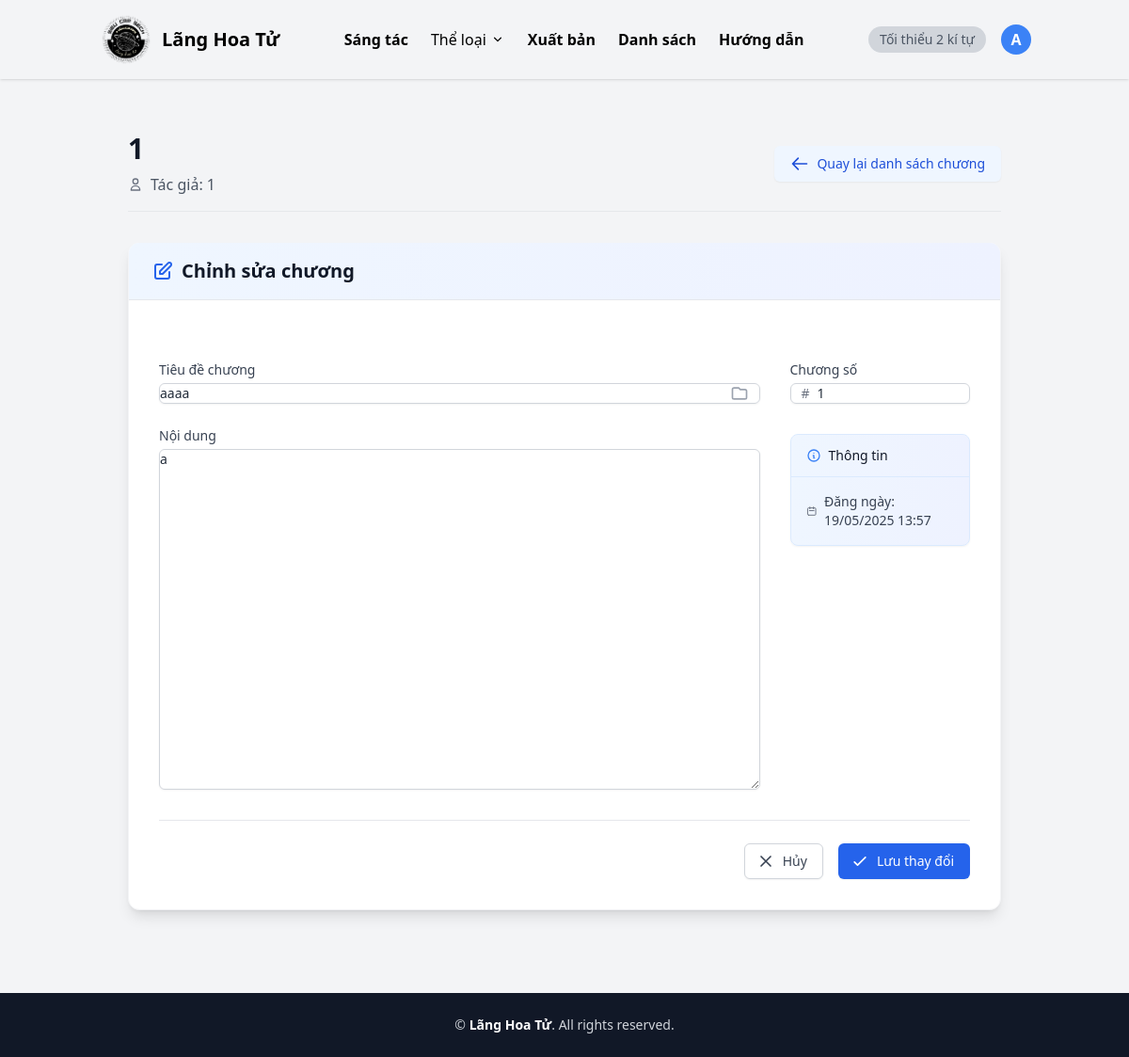
The page /uploads/chapter/1/edit/ (signed in) on the database its author committed.
### users/models.py (models this page shows, shortened)
class User(AbstractUser):
    avatar = models.ImageField(upload_to='avatars/', null=True, blank=True)
    bio = models.TextField(blank=True)
    is_author = models.BooleanField(default=False)

### uploads/models.py (models this page shows, shortened)
class NovelUpload(models.Model):
    STATUS_CHOICES = [
        ('pending', 'Pending'),
        ('approved', 'Approved'),
        ('rejected', 'Rejected'),
    ]
    user = models.ForeignKey(settings.AUTH_USER_MODEL, on_delete=models.CASCADE, related_name='uploads')
    title = models.CharField(max_length=255)
    description = models.TextField()
    author = models.CharField(max_length=255)
    cover_image = models.ImageField(upload_to='uploads/covers/', blank=True, null=True)
    status = models.CharField(max_length=10, choices=STATUS_CHOICES, default='approved')
    novel = models.ForeignKey(Novel, on_delete=models.SET_NULL, null=True, blank=True, related_name='uploads')
    uploaded_at = models.DateTimeField(auto_now_add=True)

class ChapterUpload(models.Model):
    novel_upload = models.ForeignKey(NovelUpload, on_delete=models.CASCADE, related_name='chapters')
    title = models.CharField(max_length=255)
    content = models.TextField()
    chapter_number = models.PositiveIntegerField(default=1)
    uploaded_at = models.DateTimeField(auto_now_add=True)
    class Meta:
        ordering = ['chapter_number']

### uploads/views.py (the view)
# urls.py: path('chapter/<int:chapter_id>/edit/', views.edit_chapter, name='edit_chapter'),
@login_required
def edit_chapter(request, chapter_id):
    chapter_upload = get_object_or_404(ChapterUpload, id=chapter_id)
    novel_upload = chapter_upload.novel_upload
    if novel_upload.user != request.user:
        return HttpResponseForbidden("Bạn không có quyền chỉnh sửa chương này.")
    if request.method == 'POST':
        form = ChapterUploadForm(request.POST, instance=chapter_upload)
        if form.is_valid():
            chapter_upload = form.save()
            if novel_upload.novel:
                try:
                    chapter = Chapter.objects.get(
                        novel=novel_upload.novel,
                        chapter_number=chapter_upload.chapter_number
                    )
                    chapter.title = chapter_upload.title
                    chapter.content = chapter_upload.content
                    chapter.save()
                except Chapter.DoesNotExist:
                    Chapter.objects.create(
                        novel=novel_upload.novel,
                        title=chapter_upload.title,
                        content=chapter_upload.content,
                        chapter_number=chapter_upload.chapter_number
                    )
            messages.success(request, 'Chương đã được cập nhật!')
            return redirect('upload_chapter', novel_upload_id=novel_upload.id)
    else:
        form = ChapterUploadForm(instance=chapter_upload)
    return render(request, 'uploads/edit_chapter.html', {
        'form': form,
        'chapter': chapter_upload,
        'novel_upload': novel_upload
    })

### uploads/forms.py
class ChapterUploadForm(forms.ModelForm):
    class Meta:
        model = ChapterUpload
        fields = ['title', 'content', 'chapter_number']
        widgets = {
            'content': forms.Textarea(attrs={'rows': 15}),
        }

### novels/context_processors.py (called while the page is built)
def genres_processor(request):
    return {'genres': Genre.objects.all()}

### templates/uploads/edit_chapter.html (shortened to what this page needs)
{% extends "index.html" %}
{% block content %}
<div class="max-w-5xl mx-auto py-10 px-4 sm:px-6 lg:px-8">
    <div class="mb-8">
        <div class="flex flex-col sm:flex-row sm:items-center sm:justify-between pb-4 border-b border-gray-200">
            <div>
                <h1 class="text-3xl font-extrabold text-gray-900 tracking-tight">{{ novel_upload.title }}</h1>
                <p class="mt-2 text-gray-600 flex items-center">
                    <svg xmlns="http://www.w3.org/2000/svg" class="h-4 w-4 mr-2 text-gray-500" fill="none" viewBox="0 0 24 24" stroke="currentColor">
                        <path stroke-linecap="round" stroke-linejoin="round" stroke-width="2" d="M16 7a4 4 0 11-8 0 4 4 0 018 0zM12 14a7 7 0 00-7 7h14a7 7 0 00-7-7z" />
                    </svg>
                    Tác giả: {{ novel_upload.author }}
                </p>
            </div>
            <a href="{% url 'upload_chapter' novel_upload_id=novel_upload.id %}"
               class="mt-4 sm:mt-0 inline-flex items-center px-4 py-2 border border-transparent rounded-md shadow-sm text-sm font-medium text-blue-700 bg-blue-50 hover:bg-blue-100 focus:outline-none focus:ring-2 focus:ring-offset-2 focus:ring-blue-500 transition-colors duration-200">
                <svg xmlns="http://www.w3.org/2000/svg" class="h-5 w-5 mr-2" fill="none" viewBox="0 0 24 24" stroke="currentColor">
                    <path stroke-linecap="round" stroke-linejoin="round" stroke-width="2" d="M10 19l-7-7m0 0l7-7m-7 7h18" />
                </svg>
                Quay lại danh sách chương
            </a>
        </div>
    </div>
    <div class="bg-white shadow-lg rounded-xl overflow-hidden border border-gray-100">
        <div class="bg-gradient-to-r from-blue-50 to-indigo-50 px-6 py-4 border-b border-gray-200">
            <h2 class="text-xl font-bold text-gray-900 flex items-center">
                Chỉnh sửa chương
            </h2>
        </div>
        <div class="p-6 lg:p-8">
            <form method="post" class="space-y-8">
                <div class="grid grid-cols-1 md:grid-cols-4 gap-8">
                    <div class="md:col-span-3">
                        <div class="mb-6">
                            <label for="{{ form.title.id_for_label }}" class="block text-sm font-medium text-gray-700 mb-1">Tiêu đề chương</label>
                            <div class="mt-1 relative rounded-md shadow-sm">
                                <input type="text" name="{{ form.title.name }}" id="{{ form.title.id_for_label }}" value="{{ form.title.value|default:'' }}"
                                    class="block w-full pr-12 border-gray-300 rounded-md focus:ring-blue-500 focus:border-blue-500 sm:text-sm"
                                    placeholder="Nhập tiêu đề chương">
                                <div class="absolute inset-y-0 right-0 flex items-center pr-3 pointer-events-none">
                                </div>
                            </div>
                        </div>
                        <div>
                            <label for="{{ form.content.id_for_label }}" class="block text-sm font-medium text-gray-700 mb-1">Nội dung</label>
                            <div class="mt-1">
                                <textarea name="{{ form.content.name }}" id="{{ form.content.id_for_label }}" rows="18"
                                    class="shadow-sm focus:ring-blue-500 focus:border-blue-500 block w-full sm:text-sm border-gray-300 rounded-md"
                                    placeholder="Nhập nội dung chương...">{{ form.content.value|default:'' }}</textarea>
                            </div>
                        </div>
                    </div>
                    <div class="md:col-span-1">
                        <div class="mb-6">
                            <label for="{{ form.chapter_number.id_for_label }}" class="block text-sm font-medium text-gray-700 mb-1">Chương số</label>
                            <div class="mt-1 relative rounded-md shadow-sm">
                                <div class="absolute inset-y-0 left-0 pl-3 flex items-center pointer-events-none">
                                    <span class="text-gray-500 sm:text-sm">#</span>
                                </div>
                                <input type="number" name="{{ form.chapter_number.name }}" id="{{ form.chapter_number.id_for_label }}"
                                    value="{{ form.chapter_number.value|default:'1' }}"
                                    class="focus:ring-blue-500 focus:border-blue-500 block w-full pl-7 pr-12 sm:text-sm border-gray-300 rounded-md">
                            </div>
                        </div>
                        <div class="mt-8">
                            <div class="bg-gradient-to-r from-blue-50 to-indigo-50 rounded-lg border border-blue-100 shadow-sm">
                                <div class="px-4 py-3 border-b border-blue-100">
                                    <h3 class="text-sm font-medium text-gray-900 flex items-center">
                                        <svg xmlns="http://www.w3.org/2000/svg" class="h-4 w-4 mr-2 text-blue-500" fill="none" viewBox="0 0 24 24" stroke="currentColor">
                                            <path stroke-linecap="round" stroke-linejoin="round" stroke-width="2" d="M13 16h-1v-4h-1m1-4h.01M21 12a9 9 0 11-18 0 9 9 0 0118 0z" />
                                        </svg>
                                        Thông tin
                                    </h3>
                                </div>
                                <div class="p-4">
                                    <div class="flex items-center text-sm text-gray-700">
                                        <svg xmlns="http://www.w3.org/2000/svg" class="h-4 w-4 mr-2 text-gray-500" fill="none" viewBox="0 0 24 24" stroke="currentColor">
                                            <path stroke-linecap="round" stroke-linejoin="round" stroke-width="2" d="M8 7V3m8 4V3m-9 8h10M5 21h14a2 2 0 002-2V7a2 2 0 00-2-2H5a2 2 0 00-2 2v12a2 2 0 002 2z" />
                                        </svg>
                                        Đăng ngày: {{ chapter.uploaded_at|date:"d/m/Y H:i" }}
                                    </div>
                                </div>
                            </div>
                        </div>
                    </div>
                </div>
                <div class="pt-6 border-t border-gray-200 mt-8">
                    <div class="flex justify-end space-x-4">
                        <a href="{% url 'upload_chapter' novel_upload_id=novel_upload.id %}"
                           class="inline-flex justify-center items-center py-2 px-4 border border-gray-300 shadow-sm text-sm font-medium rounded-md text-gray-700 bg-white hover:bg-gray-50 focus:outline-none focus:ring-2 focus:ring-offset-2 focus:ring-gray-500 transition-colors duration-200">
                            <svg xmlns="http://www.w3.org/2000/svg" class="h-5 w-5 mr-2 -ml-1" fill="none" viewBox="0 0 24 24" stroke="currentColor">
                                <path stroke-linecap="round" stroke-linejoin="round" stroke-width="2" d="M6 18L18 6M6 6l12 12" />
                            </svg>
                            Hủy
                        </a>
                        <button type="submit"
                            class="inline-flex justify-center py-2 px-4 border border-transparent shadow-sm text-sm font-medium rounded-md text-white bg-blue-600 hover:bg-blue-700 focus:outline-none focus:ring-2 focus:ring-offset-2 focus:ring-blue-500 transition-colors duration-200">
                            <svg xmlns="http://www.w3.org/2000/svg" class="h-5 w-5 mr-2 -ml-1" fill="none" viewBox="0 0 24 24" stroke="currentColor">
                                <path stroke-linecap="round" stroke-linejoin="round" stroke-width="2" d="M5 13l4 4L19 7" />
                            </svg>
                            Lưu thay đổi
                        </button>
                    </div>
                </div>
            </form>
        </div>
    </div>
</div>
{% endblock %}

### templates/partials/header.html (shortened to what this page needs)
<nav class="bg-gray-100 text-black shadow" x-data="{ open: false, categoryOpen: false, userMenu: false }">
    <div class="container mx-auto px-4 py-3 flex items-center justify-between">
        <a href="{% url 'novels:novel_list' %}" class="text-xl font-semibold flex items-center gap-2">
            <img src="../../static/langhoatu.png" alt="" width="60">
        <span>Lãng Hoa Tử</span>
        </a>
        <div class="hidden lg:flex items-center gap-6">
            <a href="#" class="font-semibold hover:underline">Sáng tác</a>
            <div class="relative" x-data="{ categoryOpen: false }">
                <button @click="categoryOpen = !categoryOpen" class="flex items-center gap-1 hover:text-blue-600 transition">
                    Thể loại
                    <svg class="w-4 h-4" fill="currentColor" viewBox="0 0 20 20">
                    <path fill-rule="evenodd"
                        d="M5.23 7.21a.75.75 0 011.06.02L10 10.94l3.71-3.71a.75.75 0 111.06 1.06l-4.24 4.24a.75.75 0 01-1.06 0L5.23 8.29a.75.75 0 01.02-1.06z"
                        clip-rule="evenodd" />
                    </svg>
                </button>
            </div>
            <a href="#" class="font-semibold hover:underline">Xuất bản</a>
            <a href="#" class="font-semibold hover:underline">Danh sách</a>
            <a href="#" class="font-semibold hover:underline">Hướng dẫn</a>
        </div>
        <div class="flex items-center gap-4">
            <div class="bg-gray-300 rounded-full px-3 py-1 text-sm text-gray-600">
                Tối thiểu 2 kí tự
            </div>
            <div class="relative" x-data="{ userMenu: false }">
                <button @click="userMenu = !userMenu" class="focus:outline-none">
                    {% if user.is_authenticated %}
                        {% if user.avatar %}
                            <img src="{{ user.avatar.url }}" alt="avatar" class="w-8 h-8 rounded-full object-cover">
                        {% else %}
                            <div class="w-8 h-8 bg-blue-500 rounded-full flex items-center justify-center font-bold text-white uppercase">
                                {{ user.username|first }}
                            </div>
                        {% endif %}
                    {% endif %}
                </button>
            </div>
        </div>
    </div>
</nav>

### static/css/styles.css (style rules this page uses)
input { border: 1px solid; }
textarea { border: 1px solid; }

### rows shown on the page
User: username|first "A"
NovelUpload: title "1", author "1"
ChapterUpload: title "aaaa", uploaded_at "19/05/2025 13:57"
